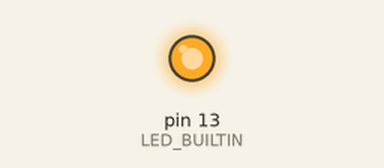
Recording of a sketch running on a simulated Arduino Uno, built with avr-gcc and run on an emulated ATmega328P. Parts: output pins drawn as LEDs (lit = HIGH). What the sketch prints to the serial monitor is not drawn.

Above: at 0.1 s.
At 16.65 s:
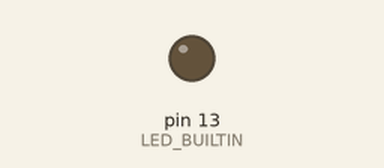
At 33.1 s:
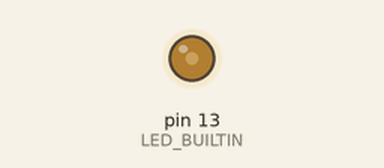
Timing chart, 0 to 34.6 s (numbered marks = the images above):
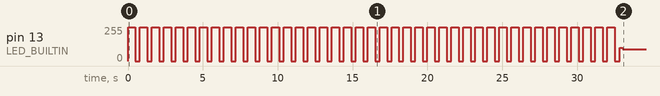

The sketch:

Coroutine.ino
```cpp
#include "Coroutine.hpp"

void setup() {
	Serial.begin(115200);
	pinMode(LED_BUILTIN, OUTPUT);
}

void loop() {

	// HOGEを出力
	CO_BEGIN;
	Serial.println("HOGE");
	CO_DELAY(1000);
	CO_END;


	// LED点滅
	CO_BEGIN;
	digitalWrite(LED_BUILTIN, HIGH);
	CO_DELAY(500);
	digitalWrite(LED_BUILTIN, LOW);
	CO_DELAY(300);
	CO_END;

}
```

Coroutine.hpp
```cpp
/// @file   Coroutine.hpp
/// @brief  擬似コルーチン

#pragma once

/// @brief コルーチンを開始
#define CO_BEGIN \
    [&] {                       \
        static int __state = 0; \
        static int __timer = 0; \
        switch (__state) {      \
        case 0:

/// @brief コルーチンを抜ける。関数再開時に復帰する点を指定
#define CO_YIELD            \
    {                       \
        __state = __LINE__; \
        return;             \
    case __LINE__:          \
        break;              \
    };

/// @brief コルーチン終了、再起動
#define CO_END   \
    __state = 0; \
    }            \
    }            \
    ();

/// @brief 引数の指定期間経過まで処理を通さない
#define CO_DELAY(ms)                 \
    {                                \
        __state = __LINE__;          \
        __timer = millis();          \
        return;                      \
    case __LINE__:                   \
        if (millis() - __timer < ms) \
            return;                  \
    };

/// @brief 引数がtrueになるまで処理を通さない
#define CO_AWAIT(flag)      \
    {                       \
        __state = __LINE__; \
        return;             \
    case __LINE__:          \
        if (not flag)       \
            return;         \
    };
```

Measured:
- by itself, pin 13 (LED_BUILTIN): 0/255 → 255/255 at 0.00 s, → 0/255 0.50 s later, → 255/255 0.30 s later, → 0/255 0.50 s later, … (84 changes in this stretch)
